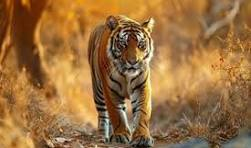
#> input picture day 2/image2.jpeg, 251 x 148 px
$ python practice2.py
#> lines starting #> are read from the running program, lines starting #| are printed output that depends on the picture
import cv2
import matplotlib.pyplot as plt
img=cv2.imread("image2.jpeg")
#> img is the input picture: shape (148, 251, 3); mean B, G, R 62.8, 111.2, 154
(h,w)=img.shape[:2]
#> h = 148; w = 251
print(img.shape)
#| (148, 251, 3)
cv2.rectangle(img,(50,50),(100,100),(0,255,0),2)
cv2.line(img,(150,150),(100,100),(255,0,0),10)
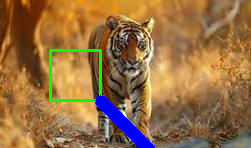
#> img: shape (148, 251, 3); mean B, G, R 66.6, 111.8, 149.3
RM=cv2.getRotationMatrix2D((w//2,h//2),45,1)
rotated=cv2.warpAffine(img,RM,(w,h))
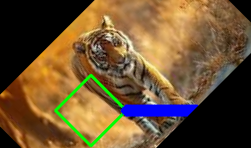
#> rotated: shape (148, 251, 3); mean B, G, R 50.5, 82.5, 108.4
plt.imshow(cv2.cvtColor(rotated,cv2.COLOR_BGR2RGB))
plt.show()

$ run again, with day 2/J13Wn.jpg copied over day 2/image2.jpeg
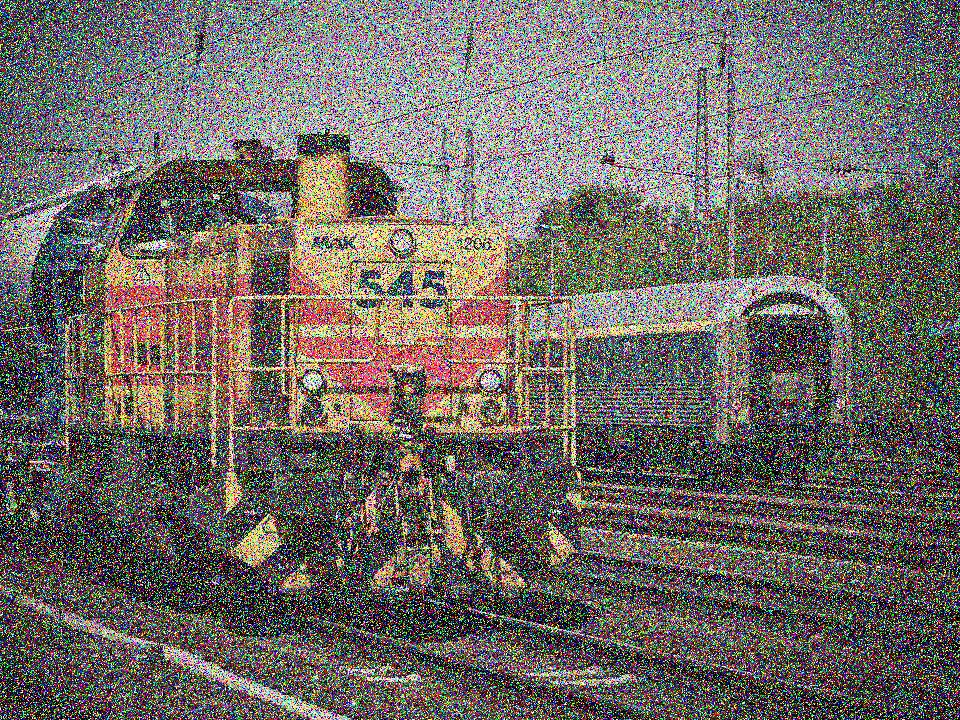
#> input picture day 2/J13Wn.jpg, 960 x 720 px
#> img is the input picture: shape (720, 960, 3); mean B, G, R 102, 106.2, 111.9
#| (720, 960, 3)
#> `cv2.line(img,(150,150),(100,100),(255,0,0),10)`:
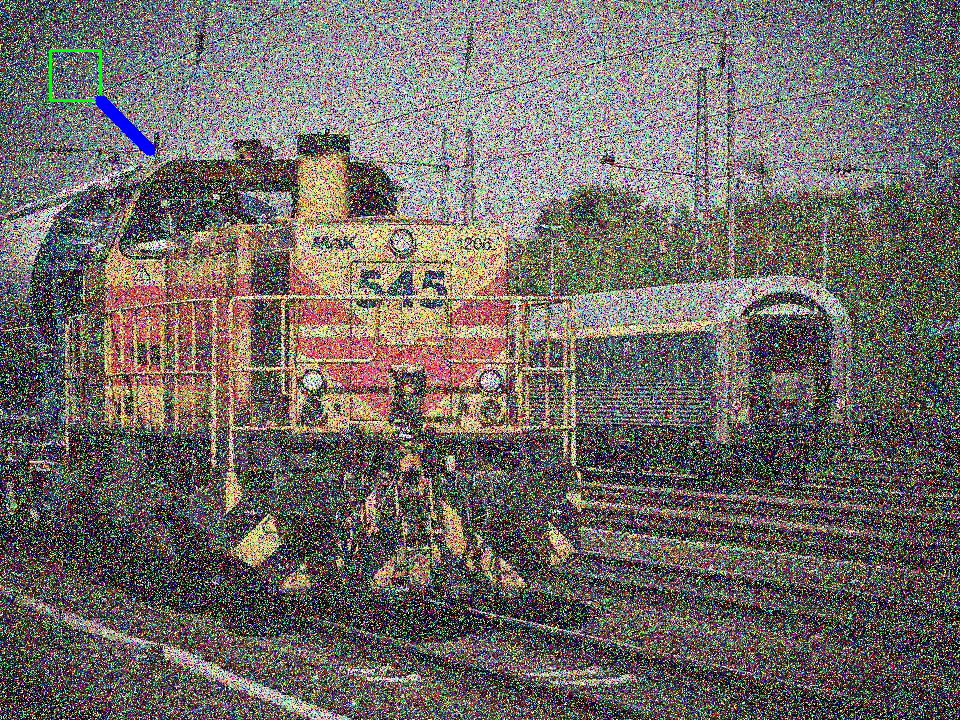
#> img: shape (720, 960, 3); mean B, G, R 102, 106.2, 111.6
#> `rotated=cv2.warpAffine(img,RM,(w,h))`:
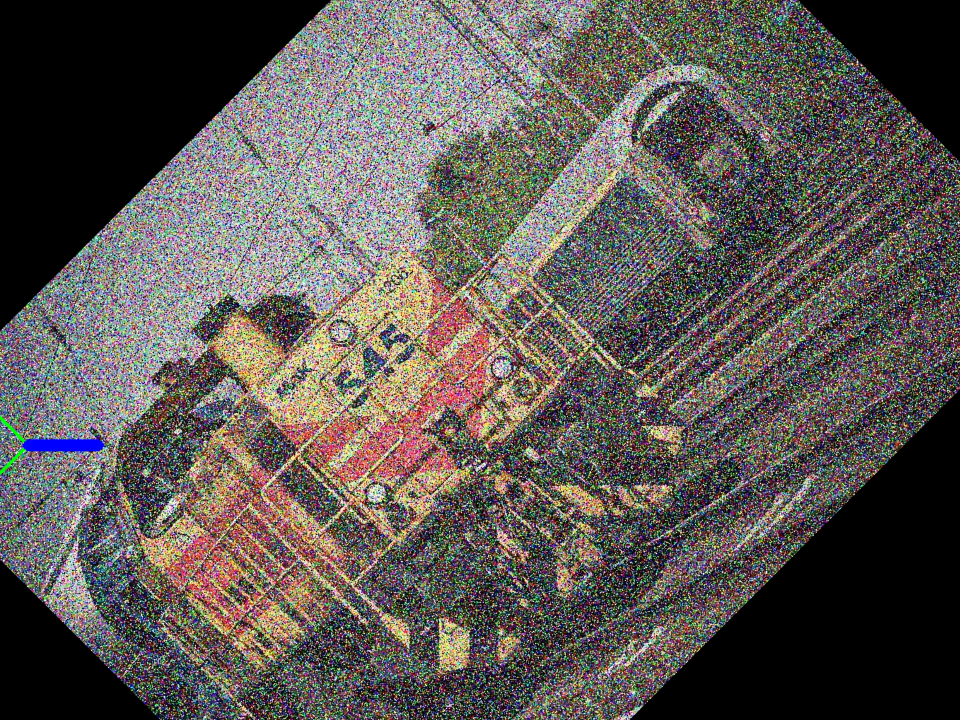
#> rotated: shape (720, 960, 3); mean B, G, R 83.4, 87.5, 92.9
